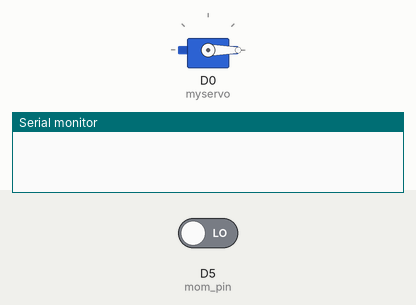
Bench run of a sketch on a simulated Particle Photon. On the bench: servo, the last lines printed to the serial monitor. The test bench sets the inputs (shaded band); at power-on: D5 (mom_pin) LOW.

Above: at 1.7 s.
1.8 s: D5 (mom_pin) driven HIGH
At 1.98 s:
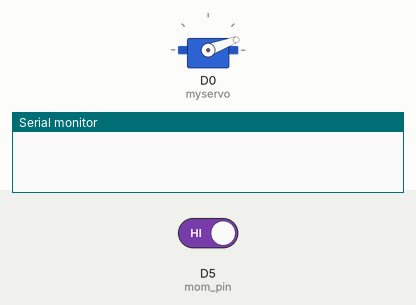
At 4.7 s:
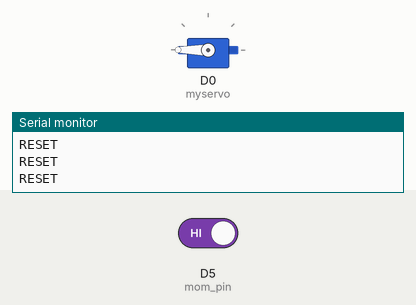
4.8 s: D5 (mom_pin) driven LOW
At 5.8 s:
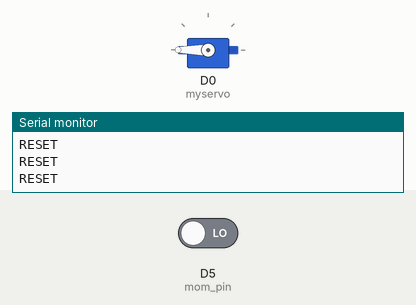
Timing chart, 0 to 7.8 s (numbered marks = the images above; inputs shaded):
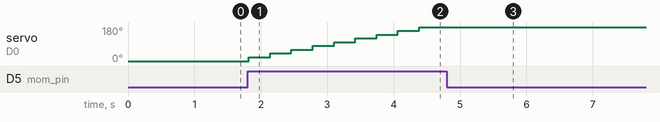

The sketch:

servo.ino
```cpp
Servo myservo;

int pos = 0;
int mom_pin = D5;
// setting debounce count and debouncing bool
// out of loop so it can be used in loop
int debounce_count = 0;
bool debouncing = false;

int reset_count = 0;

void setup()
{
  myservo.attach(D0);
  pinMode(mom_pin, INPUT_PULLDOWN);

  myservo.write(0);
  Serial.begin(115200);

  delay(500);
}

void loop()
{
  int mom_state = 0;
  int debounce_max_time = 300;
  int delay_time = 30;

  mom_state = digitalRead(mom_pin);

  // If the button is pressed or it is currently debouncing
  if (mom_state || debounce_count)
  {
    debounce_count += delay_time;
    // If currently debouncing, run once
    if (debounce_count < debounce_max_time)
    {
      if (!debouncing)
      {
        turnServo();
        debouncing = true;
      }
    }
    // if time has exceeded max, reset debounce and count
    else
    {
      Serial.println("RESET");
      debouncing = false;
      debounce_count = 0;
      reset_count += 1;
      Particle.publish("reset_count", String(reset_count), PRIVATE);
    }
  }
  delay(delay_time);
}

void turnServo()
{
  if (pos <= 180)
  {
    pos += 20;
  }
  else
  {
    pos = 0;
  }
  myservo.write(pos);
}
```

Measured:
- after the input at 1.8 s, servo on D0 (myservo): moves from 0° to 180° over 2.6 s, starting at once
- after the input at 4.8 s, servo on D0 (myservo): stays 180° (without the input it goes to 0° after 0.22 s)
